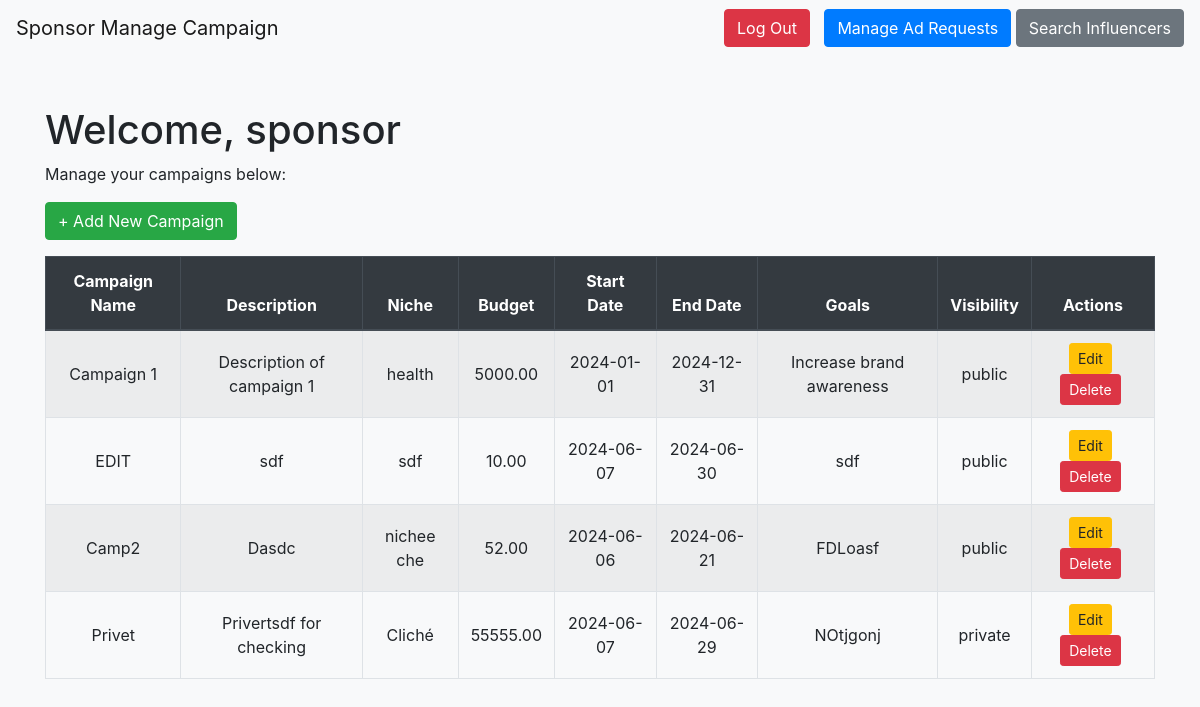
Before: /sponsor/managecampaign (signed in) with the older database file.
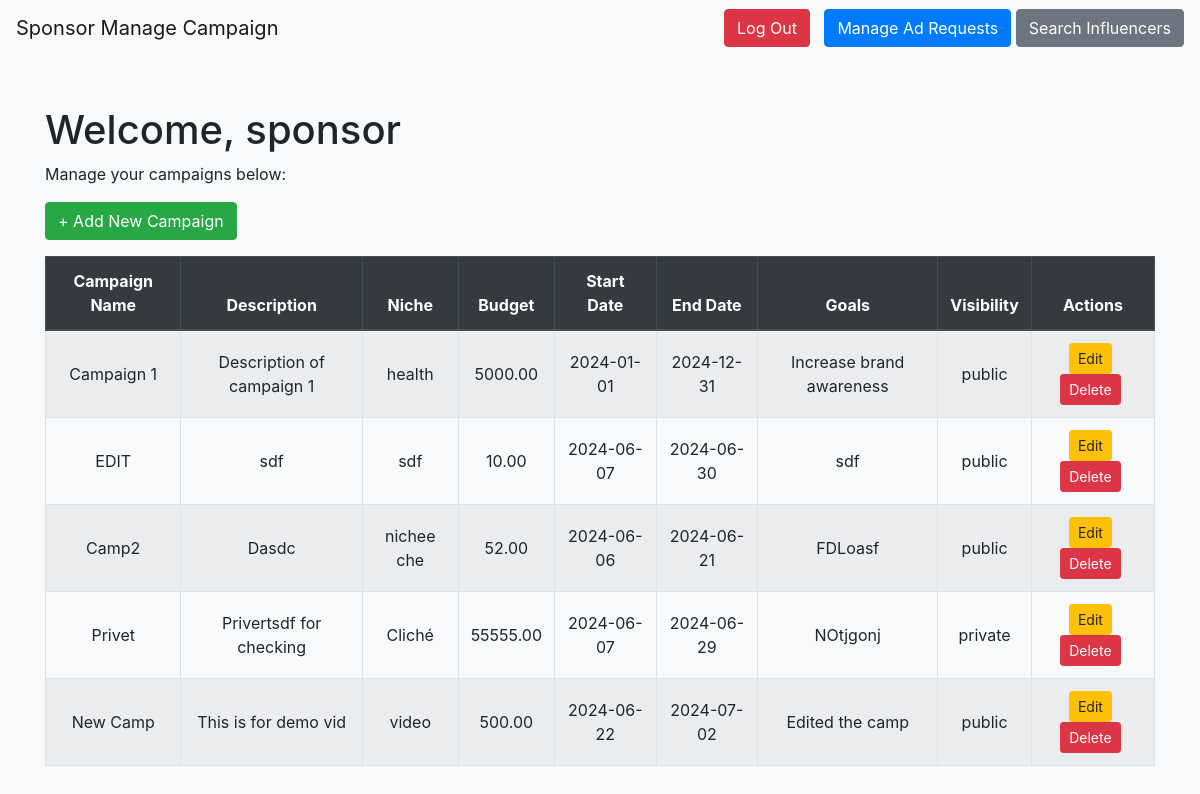
After: the same page with the newer database file.
### models.py (models this page shows, shortened)
class Campaign(db.Model):
    __tablename__ = "campaigns"
    campaign_id = db.Column(db.Integer, primary_key=True, autoincrement=True)
    sponsor_id = db.Column(
        db.Integer, db.ForeignKey("sponsors.sponsor_id"), nullable=False
    )
    name = db.Column(db.String(255), nullable=False)
    description = db.Column(db.Text, nullable=False)
    start_date = db.Column(db.Date)
    end_date = db.Column(db.Date)
    budget = db.Column(db.Numeric(10, 2), nullable=False)
    visibility = db.Column(db.Enum("public", "private"), default="public")
    goals = db.Column(db.Text, nullable=False)
    niche = db.Column(db.String(255), nullable=False)
    ad_requests = db.relationship("AdRequest", backref="campaign", lazy=True)
    campaign_flags = db.relationship("CampaignFlag", backref="campaign", lazy=True)
    def to_dict(self):
        return {c.name: getattr(self, c.name) for c in self.__table__.columns}

### sponsor.py (the view)
@sponsor.route("/managecampaign")
def sponsor_managecampaign():
    if "user_name" in session and session["role"] == "sponsor":
        campaign_data = helper.get_campaign_by_userid(session["user_id"])
        return render_template(
            "sponsor_managecampaign.html", data=session, campaign_data=campaign_data
        )
    flash("Please Login !", "faliled")
    return redirect(url_for("sponsor.sponsor_login"))

### app.py (called while the page is built)
@app.before_request
def create_tables():
    init_db(app)

### helper.py (called while the page is built)
def get_campaign_by_userid(user_id):
    sponsor_data = Sponsor.query.filter_by(user_id=user_id).first()
    sponsor_id = sponsor_data.sponsor_id
    campaigns = Campaign.query.filter_by(sponsor_id=sponsor_id).all()
    if campaigns is not None:
        return [campaign.to_dict() for campaign in campaigns]
    else:
        return None

### models.py (called while the page is built, shortened)
def init_db(app):
    with app.app_context():
        db.create_all()

### templates/sponsor_managecampaign.html (shortened to what this page needs)
<!DOCTYPE html>
<html lang="en">
<head>
    <link rel="stylesheet" href="https://stackpath.bootstrapcdn.com/bootstrap/4.3.1/css/bootstrap.min.css">
</head>
<body>
    <nav class="navbar navbar-expand-lg navbar-light bg-light">
        <a class="navbar-brand" href="/sponsor/managecampaign">Sponsor Manage Campaign</a>
        <div class="ml-auto">
            <button class="btn btn-danger btn-custom" onclick="location.href='/logout'">Log Out</button>
            <button class="btn btn-primary" onclick="location.href='{{ url_for('sponsor.sponsor_manageadrequest') }}'">Manage Ad Requests</button>
            <button class="btn btn btn-secondary" onclick="location.href='{{url_for('sponsor.search_influencer')}}'">Search Influencers</button>
        </div>
    </nav>
    <div class="container">
        <h1>Welcome, {{ data['user_name'] }}</h1>
        <p>Manage your campaigns below:</p>
        <button class="btn btn-success mb-3" onclick="location.href='/sponsor/managecampaign/addcampaign'">+ Add New Campaign</button>
        {% if campaign_data %}
        <table class="table table-striped table-bordered campaign-list ">
            <thead class="thead-dark">
                <tr>
                    <th>Campaign Name</th>
                    <th>Description</th>
                    <th>Niche</th>
                    <th>Budget</th>
                    <th>Start Date</th>
                    <th>End Date</th>
                    <th>Goals</th>
                    <th>Visibility</th>
                    <th>Actions</th>
                </tr>
            </thead>
            <tbody>
              {% for data in campaign_data %}
              <tr>
                  <td>{{ data['name'] }}</td>
                  <td>{{ data['description'] }}</td>
                  <td>{{ data['niche'] }}</td>
                  <td>{{ data['budget'] }}</td>
                  <td>{{ data['start_date'] }}</td>
                  <td>{{ data['end_date'] }}</td>
                  <td>{{ data['goals'] }}</td>
                  <td>{{ data['visibility'] }}</td>
                  <td class="action-buttons">
                    <button class="btn btn-warning btn-sm" onclick="location.href='/sponsor/managecampaign/editcampaign/{{ data['campaign_id'] }}'">Edit</button>
                    <button class="btn btn-danger btn-sm" onclick="location.href='/sponsor/managecampaign/deletecampaign/{{ data['''campaign_id'''] }}' " >Delete</button>
                  </td>
              </tr>
          {% endfor %}
            </tbody>
        </table>
        {% else %}
        <h3 style="color: red; font-weight: bold;">No Campaigns to show!!</h3>
      {% endif %}
    </div>
</body>
</html>

Changed rows visible on the page:
added Campaign: name "New Camp", description "This is for demo vid", niche "video", budget "500.00", start_date "2024-06-22", end_date "2024-07-02", goals "Edited the camp", visibility "public"
